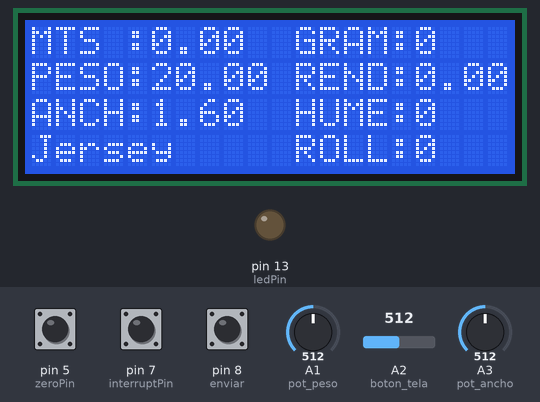
This sketch was run on a simulated Arduino Leonardo, built with avr-gcc and run on an emulated ATmega32U4. On the bench: 20×4 character LCD, output pins drawn as LEDs (lit = HIGH). The inputs (shaded band) are chosen by the test bench; at power-on: pin 7 (interruptPin) HIGH, A1 (pot_peso) = 512, pin 5 (zeroPin) HIGH, A3 (pot_ancho) = 512, pin 8 (enviar) HIGH, A2 (boton_tela) = 512.

Above: at 3.3 s.
3.4 s: pin 7 (interruptPin) pulled LOW for 0.15 s
At 4.4 s:
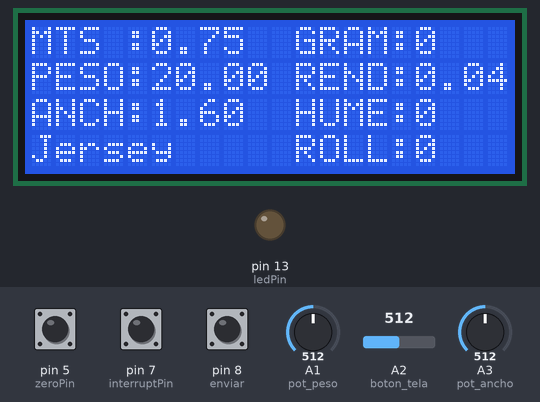
5.0 s: A1 (pot_peso) set to 490
At 6.0 s:
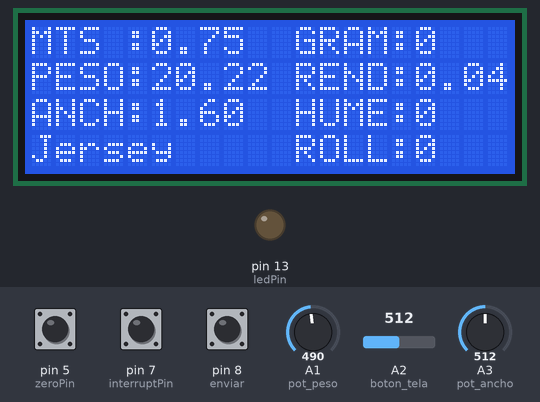
6.5 s: pin 7 (interruptPin) pulled LOW for 3.2 s
At 10.2 s:
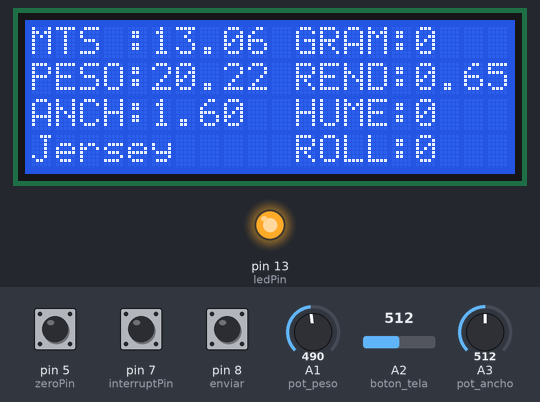
11.2 s: pin 5 (zeroPin) pulled LOW for 0.15 s
At 11.61 s:
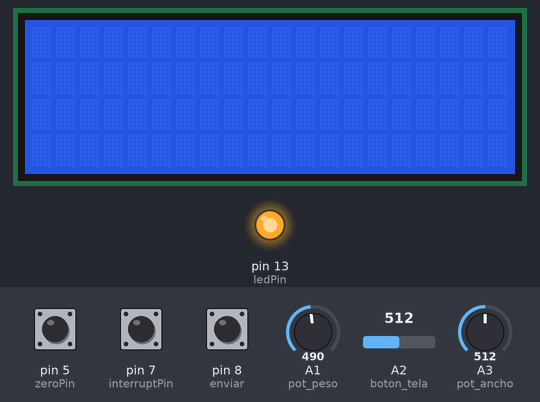
13.3 s: A3 (pot_ancho) set to 490
At 14.3 s:
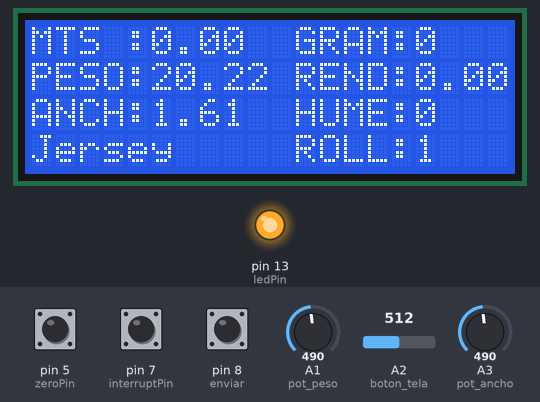
15.0 s: pin 8 (enviar) pulled LOW for 0.15 s
At 15.4 s:
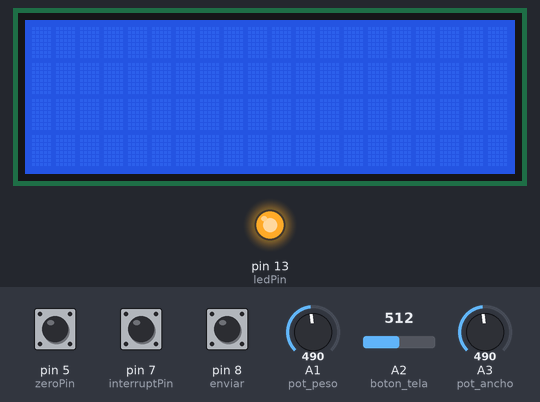
Timing chart, 0 to 18.0 s (numbered marks = the images above; inputs shaded):
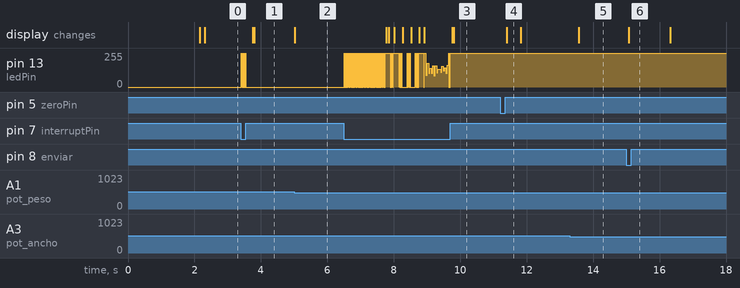

The sketch:

prueba_interrupcion.ino
```cpp
#include <LCD.h>
#include <LiquidCrystal_I2C.h>

#include <Keyboard.h>
#include <Wire.h>

LiquidCrystal_I2C lcd(0x27, 2, 1, 0, 4, 5, 6, 7, 3, POSITIVE);  // Set the LCD I2C address


// INTERRUPCION PARA ENCODER FUNCINANDO CON CONTROL DE RUIDO EN LECTURA

// PINS
const byte ledPin       = 13;   // pin de led solo para monitorear
const byte interruptPin = 7;    // pin al que esta conectada la interrupcion
const byte zeroPin      = 5;    // boton setear a cero la longiud y el peso
const byte enviar       = 8;    // boton para enviar
const byte pot_ancho    = 21;    // potenciometro para poner el ancho (esto se cambiará por 4 celdas de carga que llevarán el carrito)
const byte pot_peso     = 19;    // potenciometro para poner el ancho (esto se cambiará por 4 celdas de carga que llevarán el carrito)
const byte boton_tela   = 20;    // Boton para selección de tela

volatile byte state = LOW;        // para el led de la board
unsigned long time1, time2;       // variables para guardar tiempo de ejecucion y eliminar lecuras falsas
bool p = false, f = true;         // bandeas para controlar y eliminar lecturas falsas
const float largo_radio = 0.0625; // perimetro entre un radio y otro
float largo = 0;                // variable global para acumular el largo en metros
float peso = 0;                 // variable global para acumular el peso en kg
float ancho = 0;                // en metros
int gramaje = 0;                // en gramos x m2+
int humedad = 0;                 // en %
int rollo = 0;
float rendimiento = 0;          // en metros / kg
int tipo = 1;                   // variable para que el usuario seleccione el tipo de tela

void setup() {
  lcd.begin(20, 4);
  lcd.setCursor(6, 0);
  lcd.print("LICRATX");
  lcd.setCursor(8, 1);
  lcd.print("****");
  lcd.setCursor(2, 2);
  lcd.print("Metricas Abierta");
  lcd.setCursor(8, 3);
  lcd.print("****");
  pinMode(enviar, INPUT_PULLUP);
  pinMode(ledPin, OUTPUT);
  pinMode(zeroPin, INPUT_PULLUP);                                           // activar pullup interno para el boton de tare/zero
  pinMode(interruptPin, INPUT_PULLUP);                                      // activar pullup interno de la interrupcion
  attachInterrupt(digitalPinToInterrupt(interruptPin), blink, LOW);     // definir pin de interrupcion, nombre de la interrupcion, trigger de la interrupccion
  delay(2000);
  lcd.begin(20, 4);
}

void loop() {
    digitalWrite(ledPin, state);
    interrupcion();             // lleva el conteo del encoder para calcular los metros de largo
    zero();                     // boton de zero o tara, para calibrar a zero el peso al encender la máquina o si se descalibra.
  tela();
    wide();
    weight();
    pantalla();                 // cada 250 ms se refresca la pantalla del LCD con la info nueva
    teclado();                  // envía por teclado la información, SOLO ENVÍA BAJO REQUEST
}

void wide() {
  ancho = analogRead(pot_ancho); // lee el valor del potenciometrom
  ancho = map(ancho, 1, 1023, 2000, 1190);
  ancho = ancho / 1000;
}

void weight() {
  peso = analogRead(pot_peso); // lee el valor del potenciometro
  peso = map(peso  , 1, 1023, 2500, 1500);
  peso = peso / 100;
}

void tela() {
  // Al presionar el boton de tipo de tela se cambia en la pantalla y en el valor enviado el tipo de tela
  // 1 Jersey
  // 2 PIQUE
  // 3 RIB
  // 4 SABINA
  // 5 MicroFibraLycrada
  // 6 Interlock
  // 7 Microfibra
  // 8 Cotton Lycra
  // 9 PolyCottonLycra

    if(analogRead(boton_tela)<500){
      tipo++;
      if(tipo>9){
        tipo=1;
      }
    while(analogRead(boton_tela)<500){
      delay(300);
    }
    }
}

void pantalla() {

  if (millis() % 250 == 0) {
    gramaje = (peso * 1000) / (ancho * largo);
    if (gramaje < 100 || gramaje > 500) {
      gramaje = 0;
    }
    rendimiento = largo / peso;
    lcd.setCursor(0, 0);
    lcd.print("MTS :");
    lcd.print(largo);
    lcd.setCursor(0, 1);
    lcd.print("PESO:");
    lcd.print(peso);
    lcd.setCursor(0, 2);
    lcd.print("ANCH:");
    lcd.print(ancho);
    lcd.setCursor(11, 3);
    lcd.print("ROLL:");
    lcd.print(rollo);

    lcd.setCursor(11, 0);
    lcd.print("GRAM:");
    lcd.print(gramaje);
    lcd.setCursor(11, 1);
    lcd.print("REND:");
    lcd.print(rendimiento);
    lcd.setCursor(11, 2);
    lcd.print("HUME:");
    lcd.print(humedad);
    lcd.setCursor(0, 3);
    switch (tipo) {
      case 1:
        lcd.print("Jersey    ");
        break;
      case 2:
        lcd.print("Pique     ");
        break;
      case 3:
        lcd.print("Rib       ");
        break;
      case 4:
        lcd.print("Sabina   ");
        break;
      case 5:
        lcd.print("MicrofLyc");
        break;
      case 6:
        lcd.print("Interlock");
        break;
      case 7:
        lcd.print("Microfibr");
        break;
      case 8:
        lcd.print("AlgLycra ");
        break;
      case 9:
        lcd.print("PolyAlgLyc");
        break;
    }
  }
}
void teclado() {
  // enviamos aquí toda la info por teclado, esto solo ocurre cuando el usuario presiona el botón de enviar,
  // sobreentendiendo que ya temrinó de salir el rollo y que el cursor está en la primera celda donde se desea
  // escribir la info, cuando ya se envía la info al pc, se coloca en zero nuevamente el valor del cuentametros
  // para estar preparados para el proximo rollo de tela.
  if (!digitalRead(enviar)) {
    Keyboard.print(rollo);  //        // TAB
    Keyboard.write(0xB3);  //        // TAB
    Keyboard.print(peso);  //        // TAB
    Keyboard.write(0xB3);  //        // TAB
    Keyboard.print(ancho);  //        // TAB
    Keyboard.write(0xB3);  //        // TAB
    Keyboard.print(largo);  //        // TAB
    Keyboard.write(0xB3);  //        // TAB
    Keyboard.print(rendimiento);  //        // TAB
    Keyboard.write(0xB3);  //        // TAB
    Keyboard.print(gramaje);  //        // TAB
    Keyboard.write(0xB3);  //        // TAB
    switch (tipo) {
      case 1:
        Keyboard.print("Jersey");
        break;
      case 2:
        Keyboard.print("Pique");
        break;
      case 3:
        Keyboard.print("Rib");
        break;
      case 4:
        Keyboard.print("Sabina");
        break;
      case 5:
        Keyboard.print("Microfibra Lycrada");
        break;
      case 6:
        Keyboard.print("Interlock");
        break;
      case 7:
        Keyboard.print("Microfibra");
        break;
      case 8:
        Keyboard.print("Algodon Lycra");
        break;
      case 9:
        Keyboard.print("Polyester Algodon Lycra");
        break;
    }
    Keyboard.write(0xB3);  //        // TAB
    largo = 0;
    rollo++;
    lcd.clear();
    while (!digitalRead(enviar)) {
      delay(500);
    }
    delay(500);
  }
}

void zero() { // funcion que lleva todas las variables a zero, sirve para calibrar la balanza y el odometro a zero
  if (!digitalRead(zeroPin)) {
    largo = 0;
    peso = 0;
    rollo++;
    int c = 0;      //variable para determinar si el boton de zero se dejo presionado mas de 5 segundos, con lo gual se pone en zero tambien la cantidad de rollos.
    while (!digitalRead(zeroPin)) {
      c++;
      delay(100);
    }
    if (c > 20) {
      rollo = 0;
      lcd.setCursor(11, 3);
      lcd.print("ROLL:");
      lcd.print("   ");
      lcd.setCursor(11, 3);
      lcd.print("ROLL:");
      lcd.print(rollo);
    }
    lcd.clear();
    delay(100);
  }
}

void interrupcion() {
  if (p) {
    state = !state;
    p = false;
    largo += largo_radio;
  }
  time2 = millis();            // las lineas siguiente controlan el tiempo que ocaciona rebote o lecturas en falso.
  if (time2 - time1 > 10) {
    f = true;
  }
}

void blink() {
  if (f) {
    f = false;
    p = true;
    time1 = millis();
  }
}
```

Measured:
- after the input at 3.4 s, pin 13 (ledPin): alternates 255/255 for 0.01 s and 0/255 for 0.01 s, 12 changes in all, then stays 0/255, starting at once; the display: first changes after 0.36 s (image 1 shows a later state)
- after the input at 5.0 s, the display: changes at once (image 2)
- after the input at 6.5 s, the display: first changes after 1.3 s (image 3 shows a later state)
- after the input at 11.2 s, the display: changes after 0.20 s (image 4)
- after the input at 13.3 s, the display: changes after 0.27 s (image 5)
- after the input at 15.0 s, the display: changes after 0.07 s (image 6)
- what the display in image 4 shows lasts 0.4 s, from 11.4 s to 11.8 s
